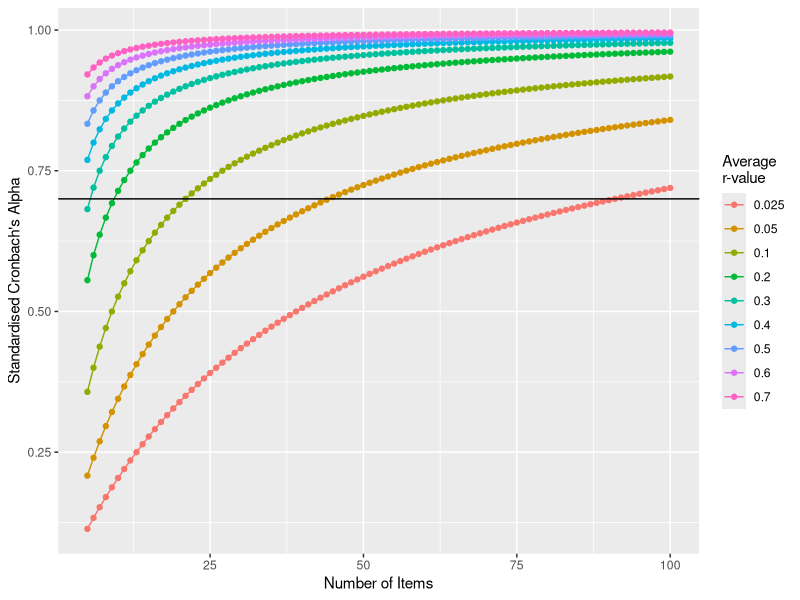

Write the R code that produced this figure.
## ---- chunk 1
eq <- read.csv("EQ_Data.csv")
cog_eq <- eq[,c("Q14.processed", "Q15.processed", "Q29.processed", "Q34.processed", "Q35.processed")]

# to improve readability, relabel the variables
colnames(cog_eq) <-c("cog_1","cog_2","cog_3","cog_4","cog_5")
knitr::kable(data.frame(cov(cog_eq)))
## ---- chunk 2
var(cog_eq$cog_1)
## ---- chunk 3
knitr::kable(data.frame(cor(cog_eq)))
## ---- chunk 4
knitr::kable(data.frame(cov(cog_eq)))
## ---- chunk 5
# we know that a correlation matrix will have 1 where an item is correlating with itself, so we'll create an index to skip those items:
cov_itself = cor(cog_eq) == 1

# now let's calculate the mean of the valid parts of the covariance matrix
cov_df = data.frame(cov(cog_eq))
cov_df[cov_itself] = ""
knitr::kable(cov_df)
mean_cov_df = mean(cov(cog_eq)[!cov_itself])
## ---- chunk 6
mean_var_df <- data.frame(cov(cog_eq))
mean_var_df[!cov_itself] = ""
knitr::kable(mean_var_df)
sum_var_df = mean(cov(cog_eq)[cov_itself])
## ---- chunk 7
knitr::kable(cov_df)
## ---- chunk 8
sum(cov(cog_eq))
## ---- chunk 9
mean(cov(cog_eq)[cor(cog_eq) != 1])/ # mean covariance
mean(cov(cog_eq))                    # mean of covariance and variance combined

## ---- chunk 10
#| label: tbl-cronbach-alpha
#| tbl-cap: "Psych Package's Cronbach Alpha calculations"

eq_alpha_output <- psych::alpha(cog_eq)
knitr::kable(eq_alpha_output$total) # note that there other outputs available
## ---- chunk 11
cor_df = data.frame(cor(cog_eq))
cor_df[cov_itself] = NA
knitr::kable(cor_df)
## ---- chunk 12
knitr::kable(data.frame(cor(cog_eq)))
## ---- chunk 13
mean(cor(cog_eq)[cor(cog_eq) != 1])/ # mean correlation between items
mean(cor(cog_eq))                    # mean of all correlations
## ---- chunk 14
example_1_small <- data.frame(
  item_1 = c(1,.1,.1,.1),
  item_2 = c(.1,1,.1,.1),
  item_3 = c(.1,.1,1,.1),
  item_4 = c(.1,.1,.1,1)
)
knitr::kable(example_1_small)
## ---- chunk 15
mean(example_1_small[example_1_small != 1])/ # mean correlation between items
mean(as.matrix(example_1_small))             # mean of all correlations
## ---- chunk 16
example_1_large <- data.frame(
  item_1 = c(1,.1,.1,.1,.1,.1,.1,.1),
  item_2 = c(.1,1,.1,.1,.1,.1,.1,.1),
  item_3 = c(.1,.1,1,.1,.1,.1,.1,.1),
  item_4 = c(.1,.1,.1,1,.1,.1,.1,.1),
  item_5 = c(.1,.1,.1,.1,1,.1,.1,.1),
  item_6 = c(.1,.1,.1,.1,.1,1,.1,.1),
  item_7 = c(.1,.1,.1,.1,.1,.1,1,.1),
  item_8 = c(.1,.1,.1,.1,.1,.1,.1,1)
)
example_1_large
## ---- chunk 17
mean(example_1_large[example_1_large != 1])/ # mean correlation between items
mean(as.matrix(example_1_large))             # mean of all correlations
## ---- chunk 18
#| label: fig-n-vs-r-alpha
#| fig-cap: "Visualisation of how an increased number of items inflates Cronbach's Alpha even if the average association between items is kept consistent. Note that whilst this has been done on standardised Cronbach's Alpha, the principle applies even for calculation of non-standardised cronbach's Alpha. The black line is at a value of .7."

library(ggplot2)
alpha_inflation <- data.frame(
  item_n  = rep(5:100,9),
  r_value = (rep(c(.025, .05, .1, .2, .3, .4, .5, .6, .7), each = 96)),
  alpha   = NA
)
for(i in 1:length(alpha_inflation$item_n)){
  this_r_value = alpha_inflation$r_value[i]
  this_r_value = alpha_inflation$item_n[i]
  this_example_cor_matrix = matrix(
    alpha_inflation$r_value[i],
    alpha_inflation$item_n[i],
    alpha_inflation$item_n[i]
  )
  for(j in 1:alpha_inflation$item_n[i]){
    this_example_cor_matrix[j,j] = 1
  }
  alpha_inflation$alpha[i] = mean(this_example_cor_matrix[this_example_cor_matrix != 1])/ # mean correlation between items
mean(as.matrix(this_example_cor_matrix))             # mean of all correlations
}

ggplot(data=alpha_inflation, aes(x=item_n, y=alpha, group=r_value, color=factor(r_value))) +
  geom_line()+
  geom_point() +
  xlab("Number of Items")  +
  ylab("Standardised Cronbach's Alpha") +
  scale_color_discrete(name="Average \nr-value") + 
  geom_hline(yintercept = .7, color = "black") 
